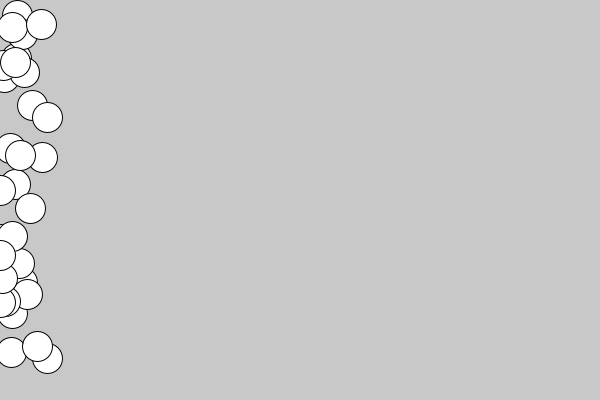
Frame 1 (no input)
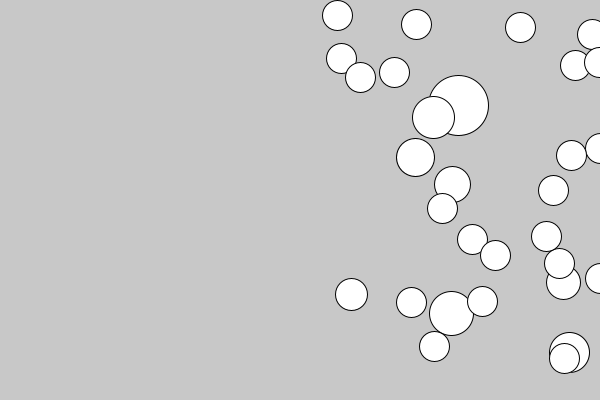
Frame 60 (the mouse pressed at the canvas centre just before this capture)
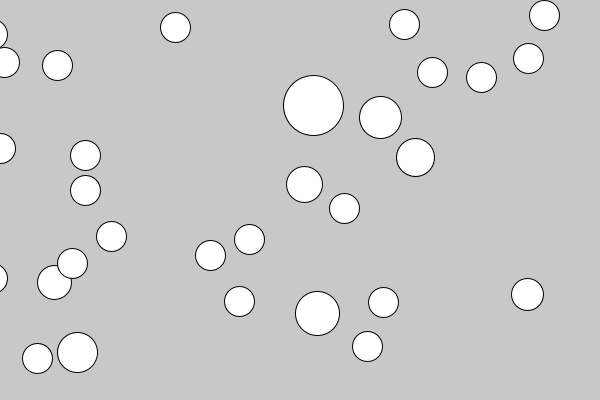
Frame 120 (the mouse held since frame 60 and released just before this capture)

The Processing sketch that drew these frames (run headless with seeded random() and noise(); from frame 60 on, the mouse is pressed at the canvas centre):

// Processing sketch: processing_40846
// ── processing_40846.pde

// This is a test to get an array of balls bouncing. 
// It works, except that the bounce effect (radius expands when ball hits either edge) doesn't work.
// BELOW this attempt is code using fuctions (not working at the moment)

// BALL VARIABLES (GLOBAL)

int ballRadius = 15;

// DECLARE AND INITIALIZE ARRAY

float [] manyBallsX = new float[30];
float [] manyBallsY = new float[30];
float [] ballSpeed = new float [30]; 

// SETUP

void setup() {
  size(600,400); 
  smooth();
  frameRate(30); 
  
// For LOOP giving ball random STARTING X location (initialize manyBallsX array / assign the first value in the array manyBallsX)

for (int i = 0; i < manyBallsX.length; i++) {
  manyBallsX[i] = random(0, 50); // give the X location a random variable between -100 and 50
  }

// For LOOP giving ball random STARTING Y location (initialize manyBallsY array / assign the first value in the array manyBallsYs)

for (int i = 0; i < manyBallsY.length; i++) {
  manyBallsY[i] = random(400); // random Y location between 0 and 400 (height of sketch window)
  }

// For LOOP giving ballSpeed random value

for (int i = 0; i < ballSpeed.length; i++) {
  ballSpeed[i] = random(5,11); // initialize ballSpeed array with random speed between 5 and 10
  }
}

// DRAW

void draw() {
  background(200);   
  ellipseMode(RADIUS);
  
  for (int i = 0; i < manyBallsX.length; i++) {
  ellipse(manyBallsX[i], manyBallsY[i], ballRadius, ballRadius); // draw ball
//constrain (manyBallsX[i], 0, width);
  ballRadius = constrain(ballRadius-1,15,22);
   }
 
  for (int i = 0; i < manyBallsX.length; i++) {
    if ((manyBallsX[i] >= width) || (manyBallsX[i] <= 0)) { // reverse direction (bounce balls back)
  ballSpeed[i] = ballSpeed[i] * -1; // change direction
  ballRadius = 30; // increase size when ball reaches end (wall) to give illusion of bouncing
    }
   manyBallsX[i] = manyBallsX[i] + ballSpeed[i]; // give speed along X   

  }



}

/*
// NOT WORKING Version attempting to use functions

// BALL VARIABLES (GLOBAL)

int ballRadius = 15;

// DECLARE AND INITIALIZE ARRAY

float [] manyBallsX = new float[30];
float [] manyBallsY = new float[30];
float [] ballSpeed = new float [30]; 
// SETUP

void setup() {
  size(600,400); 
  smooth();
  frameRate(30); 
  
// For LOOP giving ball random STARTING X location (initialize manyBallsX array / assign the first value in the array manyBallsX)

for (int i = 0; i < manyBallsX.length; i++) {
  manyBallsX[i] = random(0, 50); // give the X location a random variable between -100 and 50
  }

// For LOOP giving ball random STARTING Y location (initialize manyBallsY array / assign the first value in the array manyBallsYs)

for (int i = 0; i < manyBallsY.length; i++) {
  manyBallsY[i] = random(400); // random Y location between 0 and 400 (height of sketch window)
  }

// For LOOP giving ballSpeed random value

for (int i = 0; i < ballSpeed.length; i++) {
  ballSpeed[i] = random(5,11); // initialize ballSpeed array with random speed between 5 and 10
}
}
// DRAW

void draw() {
  background(200);   
  ellipseMode(RADIUS);
  displayBall();
  bounceBall();
}

void displayBall() {
  
  for (int i = 0; i < manyBallsX.length; i++) {
  ellipse(manyBallsX[i], manyBallsY[i], ballRadius, ballRadius); // draw ball
  constrain (manyBallsX[i], 0, width);
  ballRadius = constrain(ballRadius-1,15,22);
  
 manyBallsX[i] = manyBallsX[i] + ballSpeed[i]; // give speed along X   
 }
}

void bounceBall() {
 
  for (int i = 0; i < manyBallsX.length; i++) {
  if ((manyBallsX[i] >= width) || (manyBallsX[i] <= 0)) { // reverse direction (bounce balls back)
  ballSpeed[i] = ballSpeed[i] * -1; // change direction
  ballRadius = 30; // increase size when ball reaches end (wall) to give illusion of bouncing
    }
  }

}

*/
